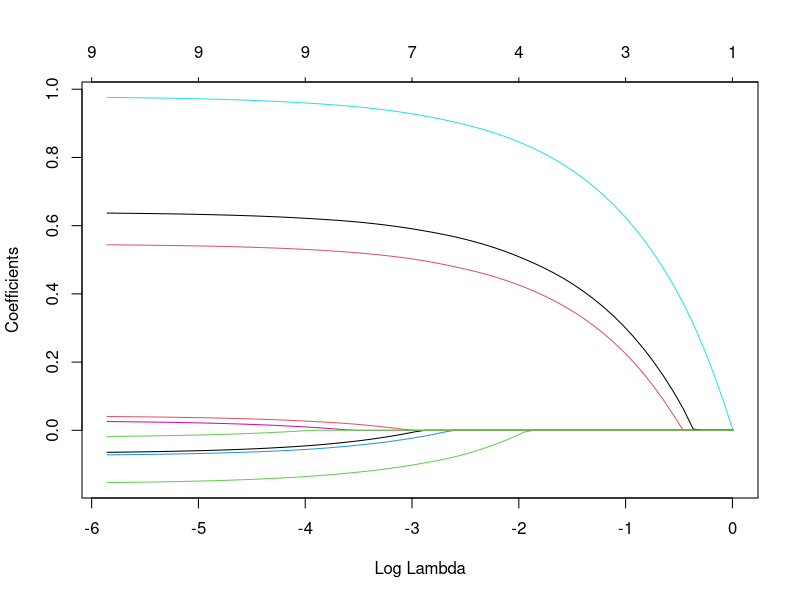
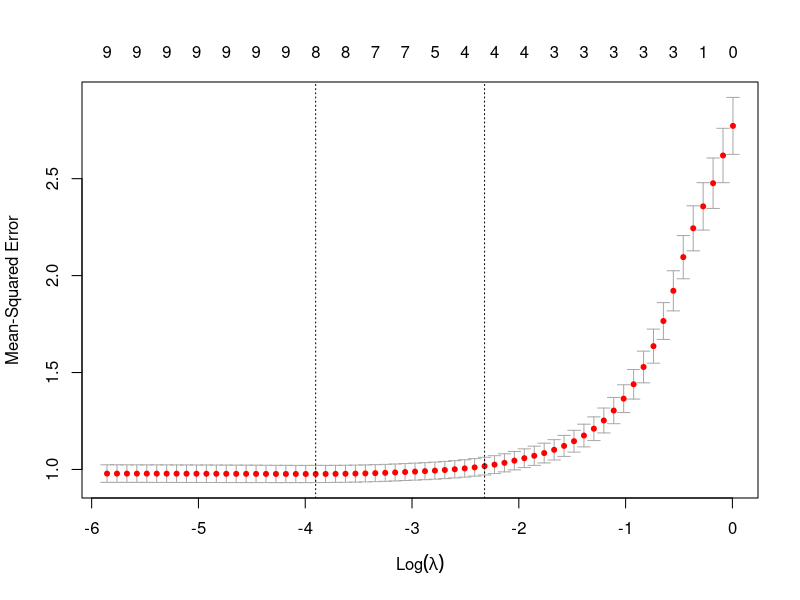

These charts were generated, in order, by the following R code:
# Clear workspace
rm(list=ls())

# Set random seed
set.seed(6520)

# Load Libraries
library(glmnet)

# Specify the mean vector 
mu <- numeric(10)

# Specify the value for the correlation in the covariance matrix
rho<-0.05

# Generate the covariance  matrix
Sigma <- matrix(rho, nrow = 10, ncol = 10)
diag(Sigma) <- 1

# Generate input values for training and test from multivariate Gaussian distribution
train_x_matrix <- MASS::mvrnorm(n = 1000, mu, Sigma)
test_x_matrix <- MASS::mvrnorm(n = 500, mu, Sigma)

# Generate noise samples 
train_sample_noises <- rnorm(1000, mean = 0, sd = 1)
test_sample_noises <- rnorm(500, mean = 0, sd = 1)

# Generate beta vector
beta_2 <- numeric(5) 
beta_1 <- c(0.6, 0.6, -0.2, -0.05, 1)
beta_vec <- c(beta_1, beta_2)

# Generate training output values
train_y<- train_x_matrix %*% beta_vec+train_sample_noises

# Generate test output values
test_y<- test_x_matrix %*% beta_vec+test_sample_noises

# Fitting Lasso with 10-fold cross-validation
lasso_fit <- cv.glmnet(x = train_x_matrix, y =train_y, nfolds = 10, 
                       alpha = 1,intercept=FALSE)

# Visualize
plot(lasso_fit$glmnet.fit, "lambda")
plot(lasso_fit)

# Get the optimal value for lambda 
opt_lambda_min <- lasso_fit$lambda.min

# See the coefficients
coef(lasso_fit, s = "lambda.1se")

# Perform prediction on the test data
lasso_pred <- predict(lasso_fit,newx=test_x_matrix)

# Compute the test MSE
mean((lasso_pred-test_y)^2)